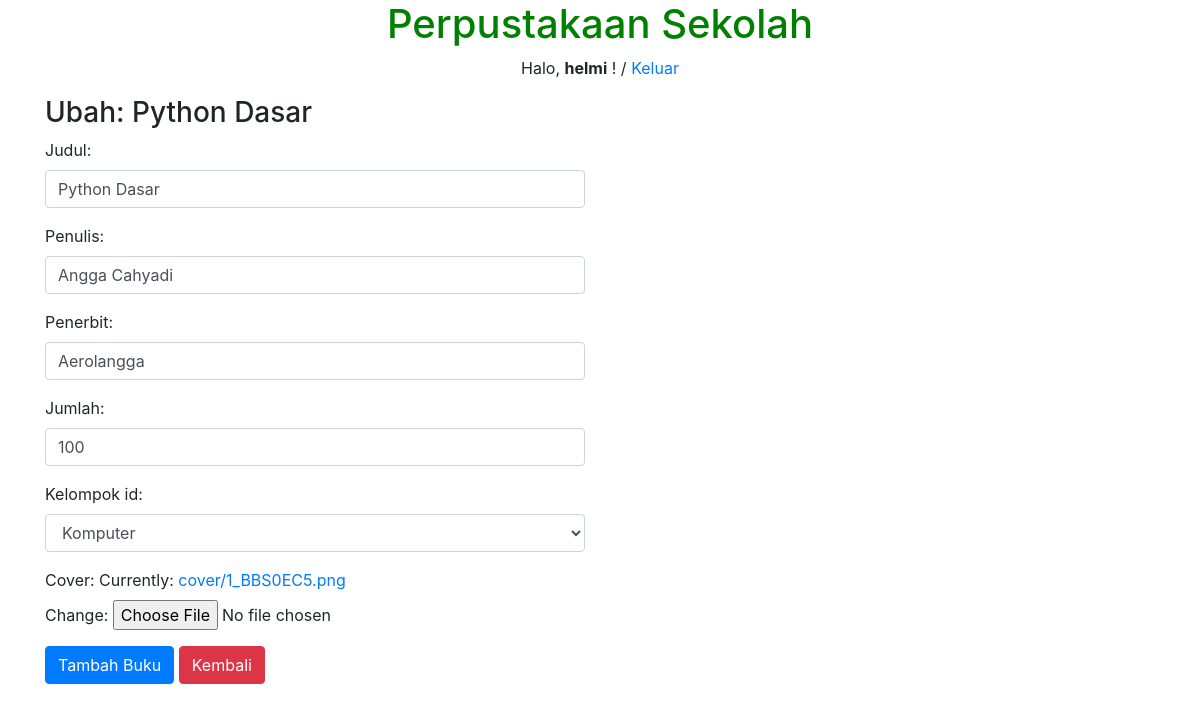
Page /buku/ubah/1 (signed in) on the committed database.
### perpustakaan/models.py (models this page shows, shortened)
class Buku(models.Model):
    judul = models.CharField(max_length=50)
    penulis = models.CharField(max_length=40)
    penerbit = models.CharField(max_length=40)
    jumlah = models.IntegerField(null=True)
    kelompok_id = models.ForeignKey(Kelompok, on_delete=models.CASCADE, null=True)
    cover = models.ImageField(upload_to='cover/', null=True)
    tanggal = models.DateTimeField(auto_now_add=True, null=True)

### perpustakaan/views.py (the view)
# urls.py: path('buku/ubah/<int:id_buku>', ubah_buku, name='ubah_buku'),
@login_required(login_url=settings.LOGIN_URL)
def ubah_buku(request, id_buku):
    buku = Buku.objects.get(id = id_buku)
    template = 'ubah-buku.html'
    if request.POST:
        form = FormBuku(request.POST, request.FILES, instance=buku)
        if form.is_valid():
            form.save()
            messages.success(request, "Data berhasil di Ubah!")
            return redirect('ubah_buku', id_buku=id_buku)
    else:
        form = FormBuku(instance=buku)
        isi = {
            'form': form,
            'buku': buku,
        }
        return render(request, 'ubah-buku.html', isi)

### perpustakaan/forms.py
class FormBuku(ModelForm):
    class Meta:
        model = Buku
        fields = '__all__'
        widgets = {
            'judul' : forms.TextInput({'class':'form-control'}),
            'penulis' : forms.TextInput({'class':'form-control'}),
            'penerbit' : forms.TextInput({'class':'form-control'}),
            'jumlah' : forms.NumberInput({'class':'form-control'}),
            'kelompok_id' : forms.Select({'class':'form-control'}),
        }

### perpustakaan/models.py (called while the page is built)
    def __str__(self):
        return self.nama

### perpustakaan/templates/ubah-buku.html (shortened to what this page needs)
{% extends 'base.html' %}
{% block content %}
<div class="container">
    <div class="row">
        <div class="col-md-6">
            <h3>Ubah: {{ buku.judul }}</h3>
            <form action="{% url 'ubah_buku' buku.id %}" method="post" enctype="multipart/form-data">
                {{ form.as_p }}
            <button class="btn btn-primary">Tambah Buku</button>
            <a href="/buku" class="btn btn-danger">Kembali</a>
            </form>
        </div>
    </div>
</div>
{% endblock %}

### templates/judul.html (shortened to what this page needs)
<center>
    <h1 style="color: green;">Perpustakaan Sekolah</h1>
    {% if user.is_authenticated %}
        <p>Halo, <strong>{{ user }}</strong> ! / <a href="{% url 'keluar' %}">Keluar</a></p>
    {% endif %}
</center>

### static/css/style.css (style rules this page uses)
body { background-color: white; }

### rows in the picture
Buku: judul "Python Dasar", penulis "Angga Cahyadi", penerbit "Aerolangga", jumlah "100", kelompok_id "Komputer"

### other values in the picture
{{ user }} "helmi"
